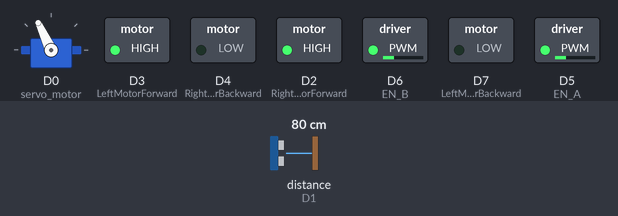
A sketch run on a simulated ESP8266 (NodeMCU). Shown: servo, switched loads named in the sketch (green lamp = pin HIGH). The inputs (shaded band) are chosen by the test bench; at power-on: distance to the obstacle (sensor on D1) 80 cm. The echo pulse lasts 58.3 µs per cm.

Above: at 3.9 s.
4.0 s: distance to the obstacle (sensor on D1) set to 23 cm
5.5 s: distance to the obstacle (sensor on D1) set to 19 cm
At 6.9 s:
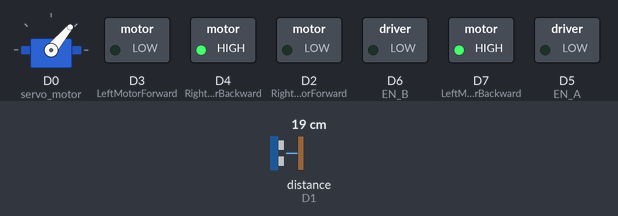
8.5 s: distance to the obstacle (sensor on D1) set to 35 cm
At 8.99 s:
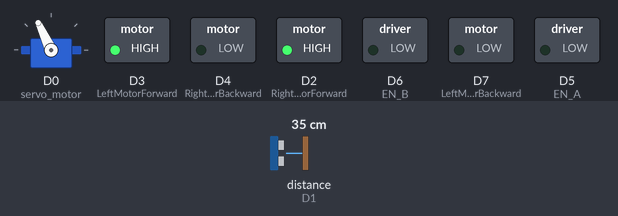
10.5 s: distance to the obstacle (sensor on D1) set to 2 cm
At 13.0 s:
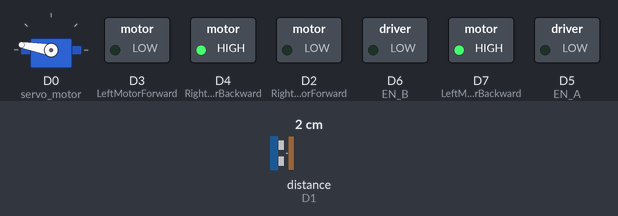
Timing chart, 0 to 14.5 s (numbered marks = the images above; inputs shaded):
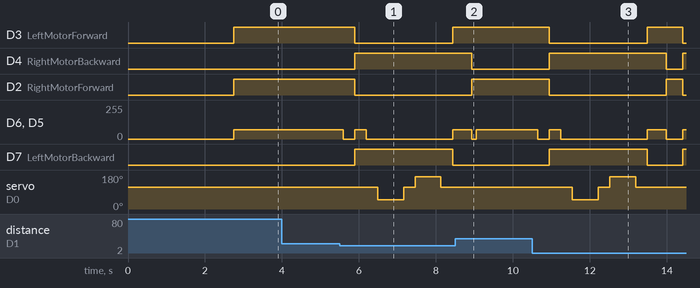

The sketch:

Obstacles_avoidance_Car_nodeMCU.ino
```cpp
#include <NewPing.h>
#include <Servo.h>

// Pin definitions
const int EN_A = D5;  // PWM pin for left motor speed control
const int EN_B = D6;  // PWM pin for right motor speed control
const int RightMotorForward = D2; // Right motor forward pin
const int LeftMotorForward = D3;  // Left motor forward pin
const int RightMotorBackward = D4; // Right motor backward pin
const int LeftMotorBackward = D7;  // Left motor backward pin
const int trig_pin = D0; // Ultrasonic sensor trigger pin
const int echo_pin = D1;

#define maximum_distance 200
boolean goesForward = false;
int distance = 100;
int motorSpeed = 70; // Set motor speed (0-255)

NewPing sonar(trig_pin, echo_pin, maximum_distance); // Ultrasonic sensor function
Servo servo_motor; // Servo motor

void setup() {
  pinMode(RightMotorForward, OUTPUT);
  pinMode(LeftMotorForward, OUTPUT);
  pinMode(LeftMotorBackward, OUTPUT);
  pinMode(RightMotorBackward, OUTPUT);
  pinMode(EN_A, OUTPUT);
  pinMode(EN_B, OUTPUT);

  servo_motor.attach(D0); // Servo motor control pin

  servo_motor.write(115);
  delay(2000);
  distance = readPing();
  delay(100);
  distance = readPing();
  delay(100);
  distance = readPing();
  delay(100);
  distance = readPing();
  delay(100);
}

void loop() {
  int distanceRight = 0;
  int distanceLeft = 0;
  delay(50);

  if (distance <= 20) {
    moveStop();
    delay(300);
    moveBackward();
    delay(300);
    moveStop();
    delay(300);
    distanceRight = lookRight();
    delay(300);
    distanceLeft = lookLeft();
    delay(300);

    if (distance >= distanceLeft) {
      turnRight();
      moveStop();
    } else {
      turnLeft();
      moveStop();
    }
  } else {
    moveForward();
  }
  distance = readPing();
}

int lookRight() {
  servo_motor.write(50);
  delay(500);
  int distance = readPing();
  delay(100);
  servo_motor.write(115);
  return distance;
}

int lookLeft() {
  servo_motor.write(170);
  delay(500);
  int distance = readPing();
  delay(100);
  servo_motor.write(115);
  return distance;
}

int readPing() {
  delay(70);
  int cm = sonar.ping_cm();
  if (cm == 0) {
    cm = 250;
  }
  return cm;
}

void moveStop() {
  analogWrite(EN_A, 0);
  analogWrite(EN_B, 0);
}

void moveForward() {
  if (!goesForward) {
    goesForward = true;
    analogWrite(EN_A, motorSpeed);
    analogWrite(EN_B, motorSpeed);

    digitalWrite(LeftMotorForward, HIGH);
    digitalWrite(RightMotorForward, HIGH);
    digitalWrite(LeftMotorBackward, LOW);
    digitalWrite(RightMotorBackward, LOW);
  }
}

void moveBackward() {
  goesForward = false;
  analogWrite(EN_A, motorSpeed);
  analogWrite(EN_B, motorSpeed);

  digitalWrite(LeftMotorBackward, HIGH);
  digitalWrite(RightMotorBackward, HIGH);
  digitalWrite(LeftMotorForward, LOW);
  digitalWrite(RightMotorForward, LOW);
}

void turnRight() {
  analogWrite(EN_A, motorSpeed);
  analogWrite(EN_B, motorSpeed);

  digitalWrite(LeftMotorForward, HIGH);
  digitalWrite(RightMotorBackward, HIGH);
  digitalWrite(LeftMotorBackward, LOW);
  digitalWrite(RightMotorForward, LOW);

  delay(500);

  digitalWrite(LeftMotorForward, HIGH);
  digitalWrite(RightMotorForward, HIGH);
  digitalWrite(LeftMotorBackward, LOW);
  digitalWrite(RightMotorBackward, LOW);
}

void turnLeft() {
  analogWrite(EN_A, motorSpeed);
  analogWrite(EN_B, motorSpeed);

  digitalWrite(LeftMotorBackward, HIGH);
  digitalWrite(RightMotorForward, HIGH);
  digitalWrite(LeftMotorForward, LOW);
  digitalWrite(RightMotorBackward, LOW);

  delay(500);

  digitalWrite(LeftMotorForward, HIGH);
  digitalWrite(RightMotorForward, HIGH);
  digitalWrite(LeftMotorBackward, LOW);
  digitalWrite(RightMotorBackward, LOW);
}
```

Measured:
- the behaviour switches between 21 and 20 cm on distance to the obstacle (sensor on D1) (found by bisection; images 0 and 1)
- after the input at 4.0 s, every drawn part: stays the same
- after the input at 5.5 s, D3 (LeftMotorForward): HIGH → LOW after 0.39 s, → HIGH 2.5 s later; D4 (RightMotorBackward): LOW → HIGH after 0.39 s
- after the input at 8.5 s, D3 (LeftMotorForward): stays HIGH (without the input it goes to LOW after 0.85 s); D4 (RightMotorBackward): goes on until 8.9 s, then stays LOW
- after the input at 10.5 s, D3 (LeftMotorForward): HIGH → LOW after 0.45 s, → HIGH 2.5 s later, → LOW 0.92 s later; D4 (RightMotorBackward): LOW → HIGH after 0.45 s, → LOW 3.0 s later, → HIGH 0.42 s later
